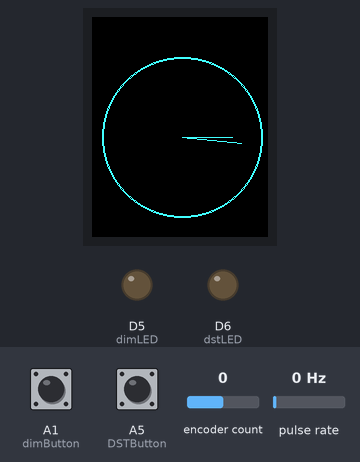
Recording of a sketch running on a simulated Arduino MKR. Shown: 176×220 colour display, output pins drawn as LEDs (lit = HIGH). Wiring (inferred from the names in the program): pulse sensor: data D22. The inputs (shaded band) are chosen by the test bench; at power-on: A1 (dimButton) HIGH, pulse rate 0 Hz, A5 (DSTButton) HIGH, encoder count 0. The local clock reads 2024-03-15 10:24:30 at power-on unless the sketch sets it; what the sketch prints to the serial monitor is not drawn.

Above: at 1.6 s.
1.7 s: A1 (dimButton) pulled LOW for 0.15 s
At 2.7 s:
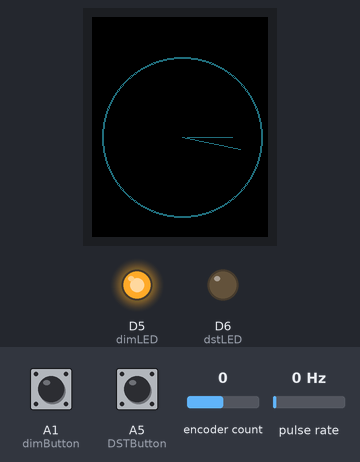
4.8 s: pulse rate (sensor on D22) set to 25 Hz
At 6.8 s:
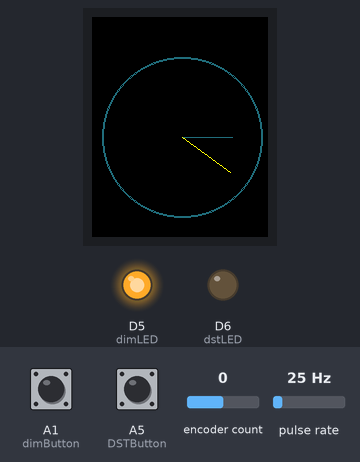
7.8 s: A5 (DSTButton) pulled LOW for 0.15 s
At 8.4 s:
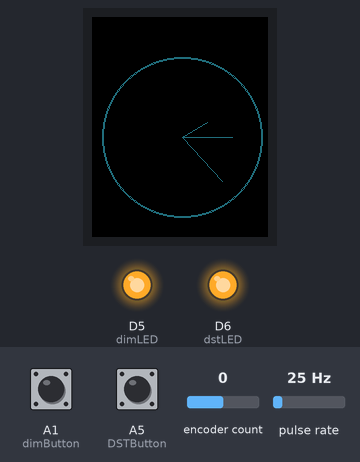
10.9 s: encoder count set to 1
At 11.8 s:
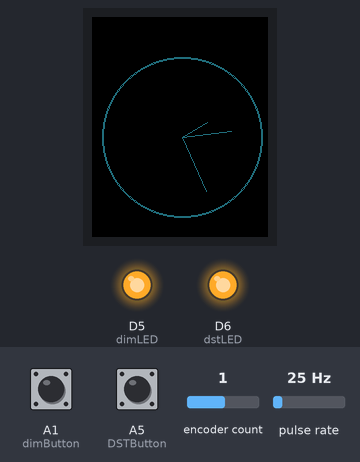
12.5 s: A1 (dimButton) pulled LOW for 1 s
At 13.5 s:
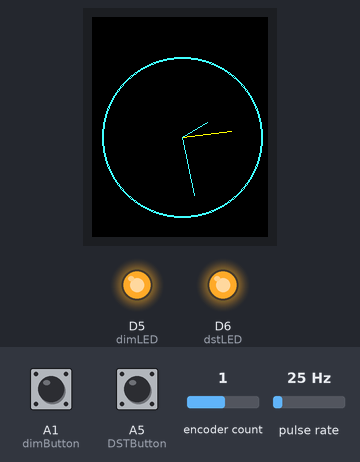
15.5 s: A5 (DSTButton) pulled LOW for 1 s
At 16.8 s:
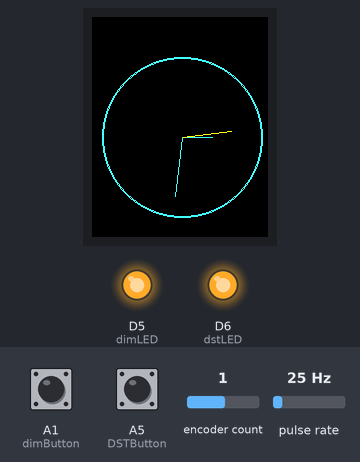
Timing chart, 0 to 18.5 s (numbered marks = the images above; inputs shaded):
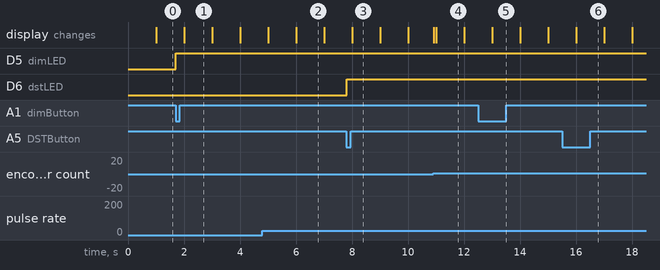

Measured:
- after the input at 1.7 s, D5 (dimLED): LOW → HIGH at once; the display: changes after 0.31 s (image 1)
- after the input at 4.8 s, the display: first differs from a run without the input after 1.2 s (image 2)
- after the input at 7.8 s, D6 (dstLED): LOW → HIGH at once
- what the display in image 1 shows lasts 1.0 s, from 2.0 s to 3.0 s

The sketch:

WhatNotToDoClock001.ino
```cpp
/*
  A desk/bedside clock.
  Built on an Arduino 33 IoT, but can work with any Arduino-compatible
  that uses a SAMD processor (for the RTC library).

  created 8 Jan 2020
  modified 16 Jan 2020
  by Tom Igoe
*/

#include <Encoder.h>        // encoder library
#include <RTCZero.h>        // real time clock library
#include "SPI.h"
#include "TFT_22_ILI9225.h" // display library

// display pins:
#define TFT_RST 9
#define TFT_RS  8
#define TFT_CS  10
#define TFT_LED 0   // 0 if wired to +V directly
// note the SPI MOSI (pin 11) and SPI CLK (pin 13) are used as well.
TFT_22_ILI9225 screen = TFT_22_ILI9225(TFT_RST, TFT_RS, TFT_CS, TFT_LED);

// GPIO pins:
Encoder knob(2, 3);             // encoder on pins 2 and 3
const int encoderButton =  A7;  // encoder button (time set)
const int DSTButton = A5;       // front panel button 1 (daylight savings)
const int dimButton = A1;       // front panel button 2 (screen dim)
const int dimLED = 5;           // button 1 LED: screen dim
const int dstLED = 6;           // button 2 LED: daylight savings toggle

// brightness levels for the LEDs:
int dimLEDBrightness = 0;
int dstLEDBrightness = 0;

// colors for the display:
// used yellow and blue to be most readable by colorblind users;
// red for setting the hands was invisible to the test subject.
const long brightColor = 0x1247FF;
const long dimColor = 0x09236F;
const long settingColor = COLOR_YELLOW;
long fillColor = brightColor;

// button and knob states:
int lastButtonState = LOW;  // last button state
int lastKnobState = -1;     // last knob state
int steps = 0;              // encoder step count

// pressed states for the buttons:
int encoderButtonPressed = false;
int DSTButtonPressed = false;
int dimButtonPressed = false;

// button debounce delay, in ms:
int debounceDelay = 4;

// states from the buttons:
boolean displayDimmed = false;
boolean daylightSavings = false;

// realtime clock:
RTCZero rtc;
int currentProperty = 0;    // time property being changed
int lastSecond = 0;         // rtc.getSeconds()' previous value

// starting and ending positions of the hands:
int hands[3][4] =
{ {90, 120, 90, 90},  // hour
  {90, 120, 90, 60},  // minute
  {90, 120, 90, 50}   // second
};

void setup() {
  Serial.begin(9600);

  // initialize the display
  screen.begin();
  // clear the screen:
  screen.clear();

  // init pushbuttons
  pinMode(encoderButton, INPUT_PULLUP);
  attachInterrupt(digitalPinToInterrupt(encoderButton), encoderButtonChange, FALLING);
  pinMode(dimButton, INPUT_PULLUP);
  attachInterrupt(digitalPinToInterrupt(dimButton), dimButtonChange, FALLING);
  pinMode(DSTButton, INPUT_PULLUP);
  attachInterrupt(digitalPinToInterrupt(DSTButton), DSTButtonChange, FALLING);

  // init LEDs
  pinMode(dimLED, OUTPUT);
  pinMode(dstLED, OUTPUT);

  // init RTC
  rtc.begin();
  rtc.setTime(0, 0, 0);
}

void loop() {

  // read pushbuttons, get change
  if (encoderButtonPressed) {
    // increment currentProperty:
    currentProperty++;
    // limit it to three possible values (h, m, s)
    currentProperty %= 4;
    Serial.println("timeset");
    encoderButtonPressed = false;
  }
  // button 1 changes the brightness of the display:
  if (dimButtonPressed) {
    Serial.println("dim");
    dimLEDBrightness = 255;
    displayDimmed = !displayDimmed;
    dimButtonPressed = false;
  }
  // button 2 sets daylight savings:
  if (DSTButtonPressed) {
    Serial.println("DST");
    dstLEDBrightness = 255;
    daylightSavings = !daylightSavings;
    if (daylightSavings) {
      if (rtc.getHours() == 0) { // at 0 hour, DST = 23:00
        rtc.setHours(23);        // to avoid -1
      } else {      // otherwise DST = current hour -1
        rtc.setHours(rtc.getHours() - 1);
      }
    } else {        // standard time = DST + 1
      rtc.setHours(rtc.getHours() + 1);
    }
    DSTButtonPressed = false;
  }

  // fade the front buttons if they are on:
  analogWrite(dimLED, dimLEDBrightness);
  analogWrite(dstLED, dstLEDBrightness);
  dstLEDBrightness = max(dstLEDBrightness--, 0);
  dimLEDBrightness = max(dimLEDBrightness--, 0);

  // read encoder, get change
  int knobState = knob.read();

  // compare current and last knob state:
  int knobChange = knobState - lastKnobState;
  // if it's changed by 4 or more (one step):
  if (abs(knobChange) >= 4) {
    // get the direction (-1 or 1):
    int knobDirection = (knobChange / abs(knobChange));
    // invert it (because we're turning the knob from the back,
    // when looking at the clock face:
    knobDirection = -knobDirection;
    // use the change to change the current time property:
    timeSet(currentProperty, knobDirection);
    Serial.println(knobDirection);
    // save knobState for next time through loop:
    lastKnobState = knobState;
  }
  // print the time once a second:
  if (rtc.getSeconds() != lastSecond) {
    displayWrite(getTimeStamp());
    // save current second for future comparison:
    lastSecond = rtc.getSeconds();
  }
}

// button press handlers. If the button goes low,
// debounce, then read for current state:
void encoderButtonChange() {
  delay(debounceDelay);
  if (digitalRead(encoderButton) == LOW) {
    encoderButtonPressed = true;
  }
}

void dimButtonChange() {
  delay(debounceDelay);
  if (digitalRead(dimButton) == LOW) {
    dimButtonPressed = true;
  }
}

void DSTButtonChange() {
  delay(debounceDelay);
  if (digitalRead(DSTButton) == LOW) {
    DSTButtonPressed = true;
  }
}

// set the time:
void timeSet(int thisProperty, int changeValue) {
  int setting;
  switch (thisProperty) {
    case 0:   // nothing; time is set now
      break;
    case 1:   // hours
      setting = rtc.getHours() + changeValue;
      if (setting > 23) setting = 0;
      if (setting < 0) setting = 23;
      rtc.setHours(setting);
      break;
    case 2:   // minutes
      setting = rtc.getMinutes() + changeValue;
      if (setting > 59) setting = 0;
      if (setting < 0) setting = 59;
      rtc.setMinutes(setting);
      break;
    case 3:   // seconds
      setting = rtc.getSeconds() + changeValue;
      if (setting > 59) setting = 0;
      if (setting < 0) setting = 59;
      rtc.setSeconds(setting);
      break;
  }

  // update display:
  displayWrite(getTimeStamp());
}

// format the time as hh:mm:ss
String getTimeStamp() {
  String timestamp = "";
  if (rtc.getHours() <= 9) timestamp += "0";
  timestamp += rtc.getHours();
  timestamp += ":";
  if (rtc.getMinutes() <= 9) timestamp += "0";
  timestamp += rtc.getMinutes();
  timestamp += ":";
  if (rtc.getSeconds() <= 9) timestamp += "0";
  timestamp += rtc.getSeconds();
  return timestamp;
}

void displayWrite(String message) {
  // dimmed display is a darker color:
  if (displayDimmed) {
    fillColor = dimColor;
  } else {
    fillColor = brightColor;
  }
  // draw the circle 2px thick:
  screen.drawCircle(90, 120, 80, fillColor);
  screen.drawCircle(90, 120, 79, fillColor);
  // draw hour hand:
  drawHand(0);
  // minute hand:
  drawHand(1);
  // second hand:
  drawHand(2);
}

// calculate hand positions:
void drawHand(int handNumber) {
  float angle = 0;      // angle in radians
  int handLength = 0;   // length of each hand
  float rads = 2 * PI;  // 2PI radians = 360 degrees

  // which hand are we setting?
  switch (handNumber) {
    case 0:   // the hour hand
      angle = (rtc.getHours() / 12.0 * rads);
      handLength = 30;
      break;
    case 1:  // the minute hand
      angle = (rtc.getMinutes()  / 60.0 * rads);
      handLength = 50;
      break;
    case 2:  // the second hand
      angle = (rtc.getSeconds() / 60.0 * rads);
      handLength = 60;
      break;
  }
  // color to set each hand to:
  long thisColor;
  // if the property currently to be set is this hand,
  // then make it red:
  if (currentProperty == handNumber + 1) {
    thisColor = settingColor;
  } else {
    thisColor = fillColor;
  }
  // blank the old line:
  screen.drawLine(hands[handNumber][0], hands[handNumber][1],
                  hands[handNumber][2], hands[handNumber][3], COLOR_BLACK);
  // calculate new line:
  hands[handNumber][2] = 90 + handLength * cos(angle);
  hands[handNumber][3] = 120 + handLength * sin(angle);
  // draw new line:
  screen.drawLine(hands[handNumber][0], hands[handNumber][1],
                  hands[handNumber][2], hands[handNumber][3], thisColor);

}
```
